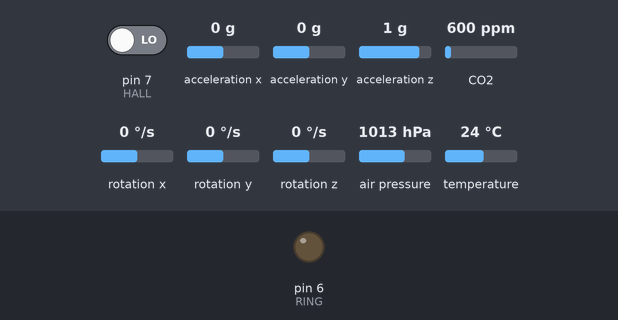
Simulated run of this sketch. Board: Arduino Mega 2560, built with avr-gcc and run on an emulated ATmega2560. On the bench: output pins drawn as LEDs (lit = HIGH). The inputs (shaded band) are chosen by the test bench; at power-on: acceleration z 1 g, pin 7 (HALL) LOW, acceleration x 0 g, acceleration y 0 g, CO2 600 ppm, rotation x 0 °/s, rotation y 0 °/s, rotation z 0 °/s, air pressure 1013 hPa, temperature 24 °C.

Above: at 2.2 s.
2.3 s: acceleration z set to 0.3 g
3.8 s: acceleration z set to 0 g
At 4.5 s:
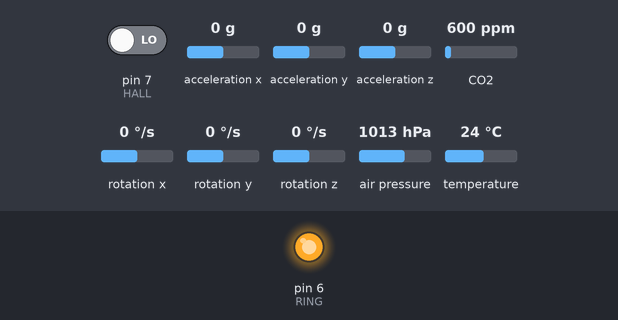
5.3 s: acceleration z set to 0.8 g
At 6.7 s:
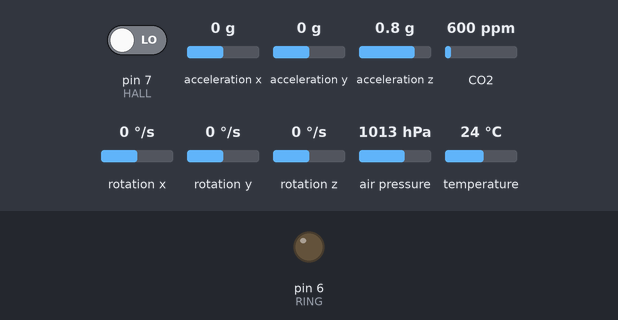
7.4 s: acceleration z set to -1.4 g
At 8.8 s:
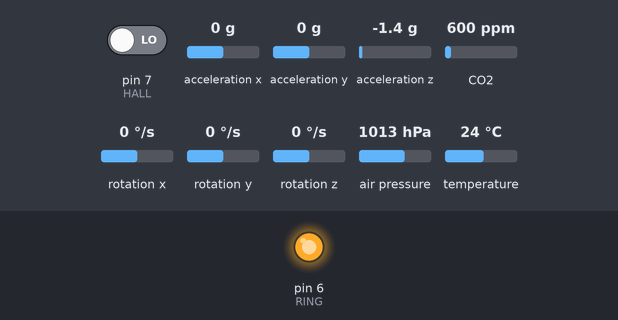
Timing chart, 0 to 10.4 s (numbered marks = the images above; inputs shaded):
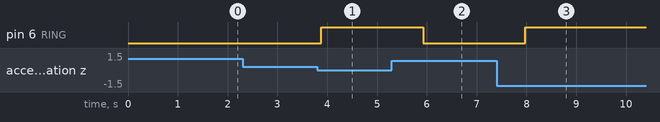

Measured:
- the behaviour switches between 0.2 and 0.1 g on acceleration z (found by bisection; images 0 and 1)
- after the input at 2.3 s, every drawn part: stays the same
- after the input at 3.8 s, pin 6 (RING): LOW → HIGH after 0.08 s
- after the input at 5.3 s, pin 6 (RING): HIGH → LOW after 0.63 s
- after the input at 7.4 s, pin 6 (RING): LOW → HIGH after 0.58 s

The sketch:

MainTiu.ino
```cpp
/*
 *  模块化使用
   温度气压海拔  SDA 2 SCL 3     气体 A0     倒地报警 SDA 2 SCL 3       磁场 7     屏幕 14 16      软串口   8 9
 */
#include <SoftwareSerial.h>
#include <Wire.h>

#include "MQ135.h"
#include <Adafruit_BMP085.h>
#include <MPU6050.h>
#include <I2Cdev.h>

#define GAS         A0

#define SDA         2
#define SCL         3
#define HALL        7
#define RING        6

MQ135 gasSensor = MQ135(GAS);     //RZero 校准
Adafruit_BMP085 bmp;              //bmp.begin()测试
MPU6050 accelgyro;

SoftwareSerial conSerial(8,9);   //RX,TX
SoftwareSerial scrSerial(14,16);

/////////////////////////////////////////////
int16_t ax,ay,az;
int16_t gx,gy,gz;

float C_Z = -1343.91;//Z轴零点偏移量
float C_Gyro = -99.90;//陀螺仪零点偏移量
float Z_Min = -17873.76;//最小极值
float Z_Max = 15186.91;//最大极
float T_Z = 3;//Z轴角度补偿时间常数
float R_Z = 180/(Z_Max - Z_Min);//Z轴比
float R_Gyro = 0.081;//陀螺仪比例
unsigned long T_Now =0;//系统当前时间
unsigned long T_Last;//上次时间
float Angle_G,Angle_AG,Angle_GG;
float lastAngle_AG=0;
float GYRO;
///////////////////////////////////////

float ppm;
float temperature;
float pressure;
int beatValue = 0;
char bump = 'A';
int hall;

void setup()
{
    delay(1000);
    conSerial.begin(9600);
    scrSerial.begin(9600);
    Serial.begin(9600);
    Serial1.begin(9600);
    bmp.begin();
    accelgyro.initialize();
    pinMode(RING,OUTPUT);
    digitalWrite(RING,LOW);
}

void loop()
{
    delay(10);
    doGas();
    delay(10);
    doTemper();
    delay(10);
    doPressure();
    delay(10);
    doHall();
    delay(10);
    doBeat();
    delay(10);
    doBump();
    delay(10);
    sendCon();
    doRing();
}


//////////////////////模块性//////////////////////////

void doGas()
{
    ppm = gasSensor.getPPM();
    //Serial.print("the gas PPM is ");
    //Serial.println(ppm);

    scrSerial.print("air.txt=\"");
    scrSerial.print(ppm);
    scrSerial.print("\"");
    doWrite();
}

void doTemper()
{
    temperature = bmp.readTemperature();
    //Serial.print("Temperature = ");
    //Serial.print(temperature);
    //Serial.println(" *C");

    scrSerial.print("temp.txt=\"");
    scrSerial.print(temperature);
    scrSerial.print("\"");
    doWrite();
}

void doPressure()
{
    pressure = bmp.readPressure();
    //Serial.print("Pressure = ");
    //Serial.print(pressure/100000);
    //Serial.println(" Pa");

    scrSerial.print("pre.txt=\"");
    scrSerial.print(pressure/100000);
    scrSerial.print("\"");
    doWrite();

    pressure = pressure/100000;
}

void doHall()
{
     hall = digitalRead(HALL);
     if(hall == 1 )
     {
        scrSerial.print("hall.txt=\"No\"");
        doWrite();
     }
     else
     {
        scrSerial.print("hall.txt=\"Yes\"");
        doWrite();
     }
}

void doBeat()
{
    if(Serial1.available() > 0)
    {
        int beat = beatValue;
        beatValue = int(Serial1.read());
        if(beatValue < 45)
            beatValue = beat;
    }
    Serial1.flush();
}

void doBump()
{
   accelgyro.getMotion6(&ax, &ay, &az, &gx, &gy, &gz); //读取6050数
   float Angle_Z = (az-C_Z)*R_Z;//加速度计 角度计算 （读取值-偏移量）比例单位：°
   Angle_G = -(GYRO-C_Gyro)*R_Gyro;//陀螺仪采样 （采样值-偏移量）比例 单位：°/s
   Angle_AG = Angle_AG +(((Angle_Z -Angle_AG)*1/T_Z) + Angle_G)*0.005;
   Angle_GG = Angle_GG + Angle_G*0.005;//陀螺仪对X轴积分 得出角度。
   if(lastAngle_AG==0||Angle_AG>=lastAngle_AG)
   {
       bump = 'A';
       digitalWrite(RING,LOW);
   }
   else
   {
       bump = 'B';
       digitalWrite(RING,HIGH);
   }
   lastAngle_AG=Angle_AG;

}

void sendCon()
{
    conSerial.print(1);
    conSerial.print(",");
    conSerial.print(bump);
    conSerial.print(",");
    if(beatValue < 100)
    {
        conSerial.print(0);
        if(beatValue == 0)
          conSerial.print(0);
    }
    conSerial.print(beatValue);
    conSerial.print(",");
    if(int(temperature) == 0)
        conSerial.print(0);
    conSerial.print(int(temperature));
    conSerial.print(",");
    conSerial.print(hall);
    conSerial.print(",");
    conSerial.print(pressure,1);
    conSerial.print(",");
    if(ppm < 10)
      conSerial.print(0);
    conSerial.print(ppm,2);
    conSerial.print(",");
    delay(500);

}

void doRing()
{
    if(bump == 'B')
       digitalWrite(RING,HIGH);
    else
       digitalWrite(RING,LOW);
}

//////////////////////功能性//////////////////////////
/*
float mapfloat(float x, float in_min, float in_max, float out_min, float out_max)
{
     return (x - in_min) * (out_max - out_min) / (in_max - in_min) + out_min;
}


int averageAnalogRead(int pinToRead)
{
    byte numberOfReadings = 8;
    unsigned int runningValue = 0;

    for(int x = 0 ; x < numberOfReadings ; x++)
      runningValue += analogRead(pinToRead);
    runningValue /= numberOfReadings;

    return(runningValue);
}

*/

void doWrite()
{
    scrSerial.write(0XFF);
    scrSerial.write(0XFF);
    scrSerial.write(0XFF);
}
```
